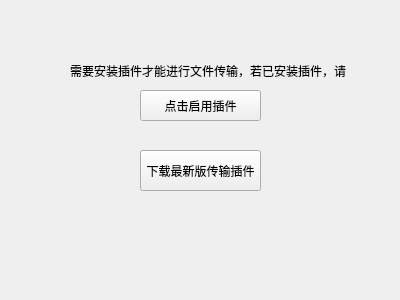
<?xml version="1.0" encoding="UTF-8"?>
<ui version="4.0">
 <class>QtTipsDialog</class>
 <widget class="QWidget" name="QtTipsDialog">
  <property name="geometry">
   <rect>
    <x>0</x>
    <y>0</y>
    <width>400</width>
    <height>300</height>
   </rect>
  </property>
  <property name="windowTitle">
   <string>QtTipsDialog</string>
  </property>
  <widget class="QPushButton" name="pushButton">
   <property name="geometry">
    <rect>
     <x>140</x>
     <y>150</y>
     <width>121</width>
     <height>41</height>
    </rect>
   </property>
   <property name="text">
    <string>下载最新版传输插件</string>
   </property>
  </widget>
  <widget class="QLabel" name="label">
   <property name="geometry">
    <rect>
     <x>70</x>
     <y>50</y>
     <width>281</width>
     <height>41</height>
    </rect>
   </property>
   <property name="text">
    <string>需要安装插件才能进行文件传输，若已安装插件，请</string>
   </property>
  </widget>
  <widget class="QPushButton" name="pushButton_2">
   <property name="geometry">
    <rect>
     <x>140</x>
     <y>90</y>
     <width>121</width>
     <height>31</height>
    </rect>
   </property>
   <property name="text">
    <string>点击启用插件</string>
   </property>
  </widget>
 </widget>
 <layoutdefault spacing="6" margin="11"/>
 <resources/>
 <connections/>
</ui>
